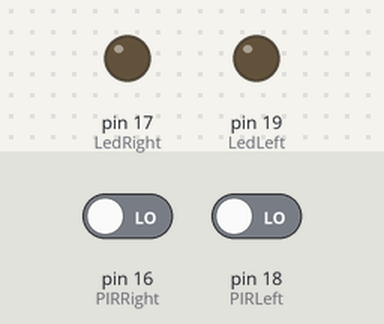
Simulated run of this sketch. Board: Arduino Uno, built with avr-gcc and run on an emulated ATmega328P. Shown: output pins drawn as LEDs (lit = HIGH). The inputs (shaded band) are chosen by the test bench; at power-on: pin 16 (PIRRight) LOW, pin 18 (PIRLeft) LOW. What the sketch prints to the serial monitor is not drawn.

Above: at 1.2 s.
1.3 s: pin 16 (PIRRight) driven HIGH
At 2.5 s:
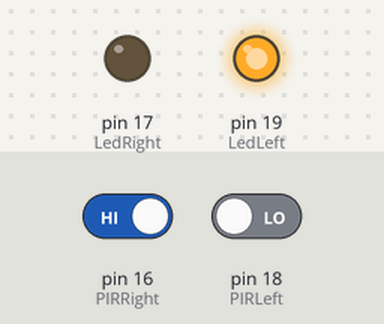
2.8 s: pin 18 (PIRLeft) driven HIGH
At 3.8 s:
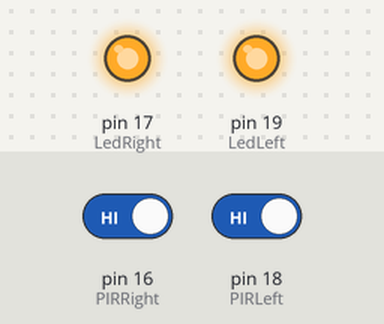
4.3 s: pin 16 (PIRRight) driven LOW
At 5.0 s:
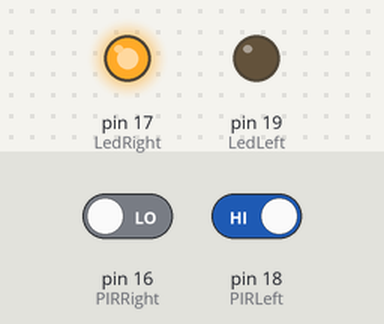
5.8 s: pin 18 (PIRLeft) driven LOW
At 6.2 s:
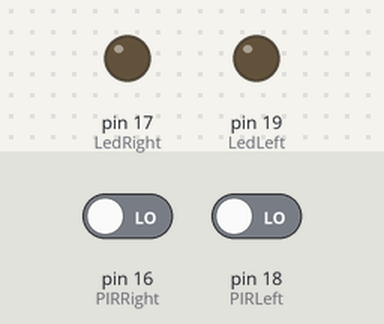
Timing chart, 0 to 8.3 s (numbered marks = the images above; inputs shaded):
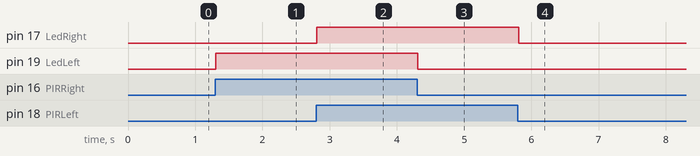

The sketch:

standalone.ino
```cpp
/*
 * Smart Blind-Corner Alert System - STANDALONE VERSION (Thuần Offline)
 *
 * Phiên bản này chỉ thực hiện chức năng cảnh báo an toàn tại chỗ:
 * - Đọc 2 cảm biến PIR AM312
 * - Bật tắt 2 đèn LED cảnh báo chéo góc
 * - KHÔNG sử dụng Wi-Fi, KHÔNG cần Server hay kết nối Internet
 * - Dùng làm bản gốc đối chứng, kiểm tra phần cứng hoặc làm bản dự phòng khi bảo vệ đồ án
 */

// Định nghĩa chân GPIO (Giữ nguyên cấu hình phần cứng gốc)
const int PIRLeft  = 18;  // Cảm biến PIR hướng Trái
const int LedRight = 17;  // Đèn LED cảnh báo hướng Phải
const int PIRRight = 16;  // Cảm biến PIR hướng Phải
const int LedLeft  = 19;  // Đèn LED cảnh báo hướng Trái

void setup() {
  Serial.begin(115200);
  Serial.println("\n=== SMART BLIND-CORNER ALERT - STANDALONE VERSION ===");
  Serial.println("Khoi tao he thong canh bao cuc bo (Khong dung mang)...");

  pinMode(PIRLeft, INPUT);
  pinMode(PIRRight, INPUT);
  pinMode(LedLeft, OUTPUT);
  pinMode(LedRight, OUTPUT);

  // Khởi tạo ban đầu: tắt 2 LED
  digitalWrite(LedLeft, LOW);
  digitalWrite(LedRight, LOW);

  Serial.println("He thong da san sang hoat dong!");
}

void loop() {
  bool left  = digitalRead(PIRLeft);
  bool right = digitalRead(PIRRight);

  // Logic cảnh báo chéo:
  // Xe bên Trái tới -> Sáng đèn Phải để cảnh báo cho xe bên Phải biết
  if (left) {
    digitalWrite(LedRight, HIGH);
  } else {
    digitalWrite(LedRight, LOW);
  }

  // Xe bên Phải tới -> Sáng đèn Trái để cảnh báo cho xe bên Trái biết
  if (right) {
    digitalWrite(LedLeft, HIGH);
  } else {
    digitalWrite(LedLeft, LOW);
  }

  delay(50);
}
```

Measured:
- after the input at 1.3 s, pin 19 (LedLeft): LOW → HIGH at once
- after the input at 2.8 s, pin 17 (LedRight): LOW → HIGH at once
- after the input at 4.3 s, pin 19 (LedLeft): HIGH → LOW at once
- after the input at 5.8 s, pin 17 (LedRight): HIGH → LOW at once
